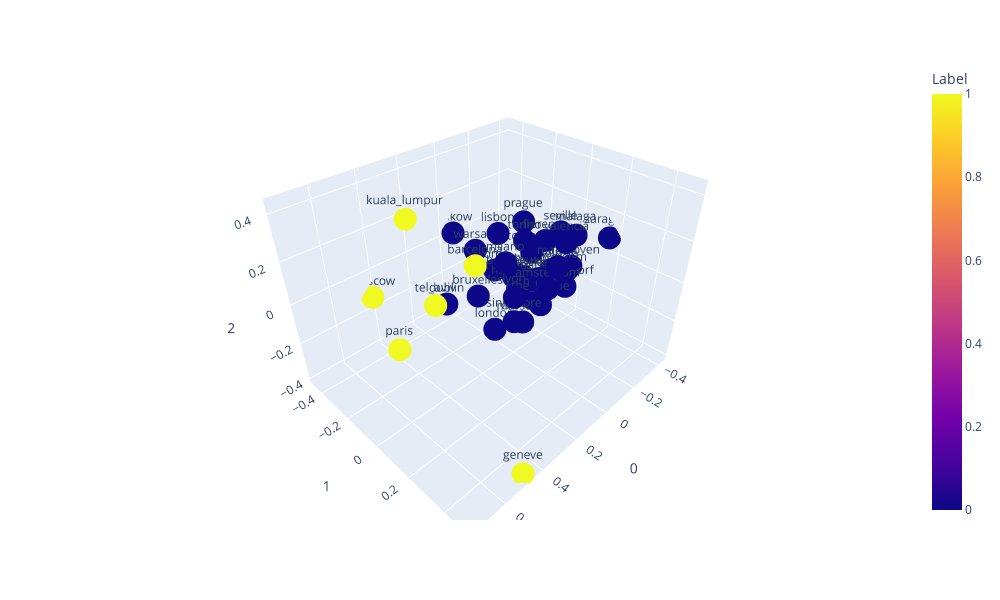
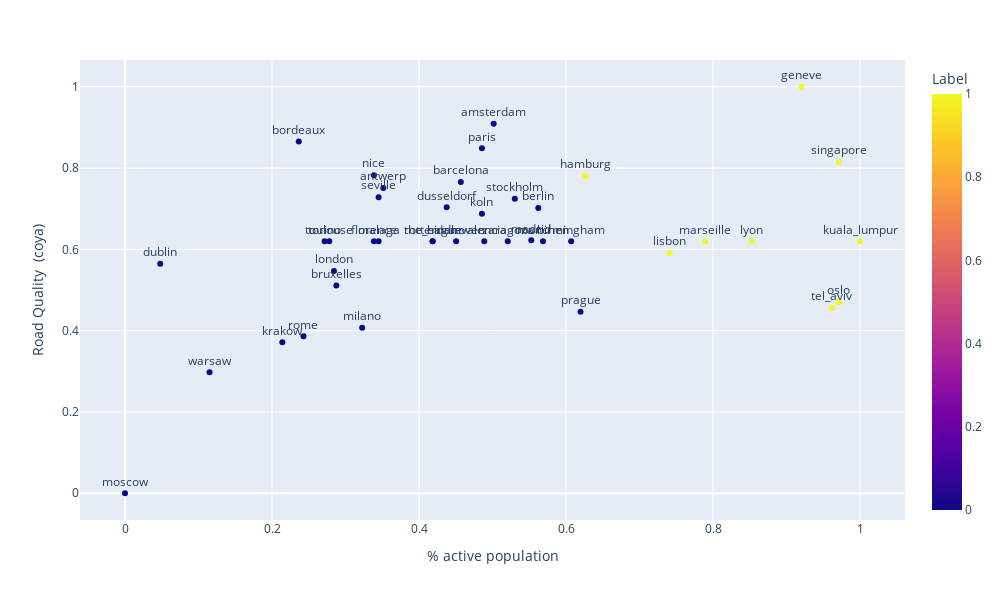
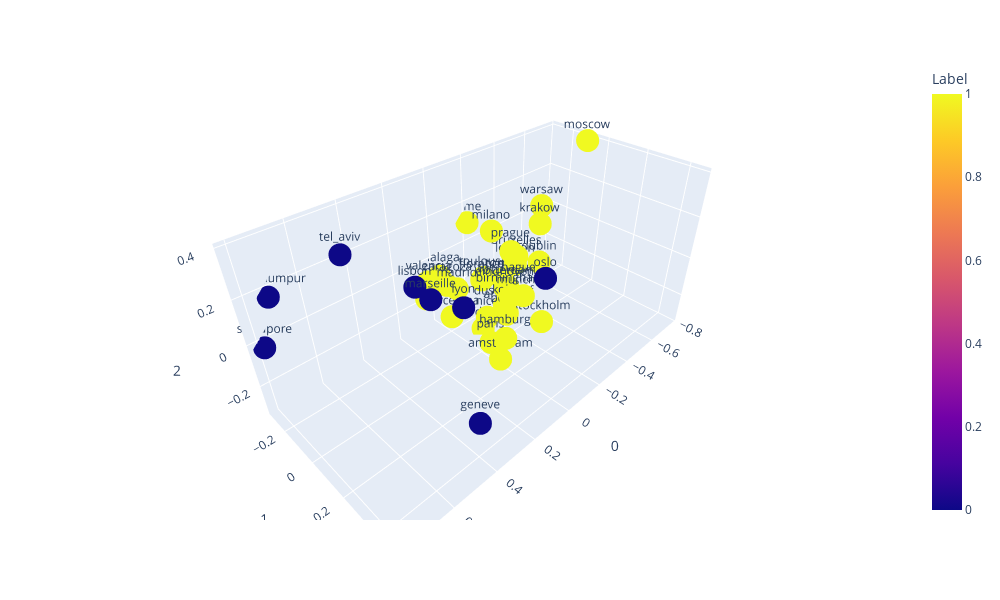

Here is the notebook cell these charts were saved with, in order:
### Markdown cell above
# For k means and Concurrence Paramaters

### Code cell
class SelectMultipleInteract(widgets.HBox):

    def __init__(self):
        self.W1 = widgets.SelectMultiple(
            options=['Automatic', '1', '2'],
            value=['Automatic'],
            #rows=10,
            description='Number of Clusters',
            disabled=False
        )

        self.W2 = widgets.SelectMultiple(
            options=list(df_normal.columns),
            value=['Density (capita/square)','Income per capita per month (net€)','Congestion rate (2019)'],
            rows=16,
            description='Features selected',
            disabled=False
        )

        self.selectors = [self.W1, self.W2]
        super().__init__(children=self.selectors)
        self._set_observes()

    def _set_observes(self):
        for widg in self.selectors:
            widg.observe(self.run_your_clustering, names='value')

    def run_your_clustering(self,widg):
        
        #IPython.display.clear_output() 
        features_selected = self.selectors[1].get_interact_value()
    
        if len(features_selected) >= 3:
            df_select = df_normal[list(features_selected)]
            PCA_df = reduce_dim(df_select,3)
            cluster_df = get_clusters(PCA_df)
            visualize_3D(cluster_df)

        elif len(features_selected) == 2:
            df_select = df_normal[list(features_selected)]
            cluster_df = get_clusters(df_select)
            visualize_2D(cluster_df)

        else:
            print("Choose at least 2 parameters")
        

SelectMultipleInteract()

### Figure 1 — Plotly figure (JSON) as saved in the notebook; plotly's stock layout.template omitted (floating-point values rounded to 4 significant figures)
{"data": [{"hovertemplate": "0=%{x}<br>1=%{y}<br>2=%{z}<br>City=%{text}<br>Label=%{marker.color}<extra></extra>", "legendgroup": "", "marker": {"color": [0, 0, 0, 1, 1, 0, 0, 0, 0, 0, 0, 0, 0, 0, 0, 0, 0, 0, 0, 0, 0, 0, 0, 0, 0, 0, 0, 0, 0, 0, 0, 1, 1, 0, 0, 0, 1, 0, 0, 0, 1], "coloraxis": "coloraxis", "symbol": "circle"}, "mode": "markers+text", "name": "", "scene": "scene", "showlegend": false, "text": ["amsterdam", "rotterdam", "bordeaux", "barcelona", "paris", "berlin", "the_hague", "rome", "eindhoven", "hamburg", "valencia", "milano", "madrid", "torino", "prague", "lisbon", "munchen", "seville", "malaga", "bruxelles", "dusseldorf", "stockholm", "antwerp", "koln", "warsaw", "krakow", "toulouse", "zaragoza", "florence", "birmingham", "dublin", "geneve", "kuala_lumpur", "london", "lyon", "marseille", "moscow", "nice", "oslo", "singapore", "tel_aviv"], "type": "scatter3d", "x": [-0.06312, -0.2211, -0.01318, 0.3904, 0.736, -0.05658, -0.01611, -0.08073, -0.2378, -0.09327, -0.1446, 0.057, -0.1113, -0.03863, -0.2075, -0.05549, -0.03095, -0.1867, -0.3371, 0.1606, -0.182, -0.06467, -0.1228, -0.1866, -0.0326, -0.04701, -0.128, -0.4266, -0.1837, -0.08861, 0.1571, 0.4787, 0.4859, 0.1247, 0.1334, -0.0219, 0.4238, -0.03947, -0.1621, 0.1381, 0.2945], "y": [0.1235, 0.05648, -0.02791, 0.1681, 0.1903, -0.04689, 0.1276, -0.2087, 0.1052, -0.0733, 0.1381, -0.007773, 0.1292, 0.006047, -0.1521, -0.1626, 0.06025, 0.07466, 0.04626, -0.06524, 0.124, 0.0766, -0.06713, 0.03708, -0.2853, -0.4535, -0.02874, 0.1631, -0.003012, 0.05631, -0.2799, 0.4946, -0.06789, -0.002069, 0.1147, 0.02761, -0.463, -0.001972, 0.1419, 0.1212, -0.1857], "z": [-0.0291, -0.05538, -0.01371, 0.3125, 0.1711, -0.03496, -0.08551, -0.09651, -0.002459, -0.1436, 0.1676, 0.09509, 0.06251, 0.165, 0.1284, 0.1255, -0.09001, 0.1754, 0.08742, -0.04848, -0.0746, 0.0007221, -0.08354, -0.02954, -0.002173, 0.01561, 0.05841, 0.08475, 0.1033, -0.04777, -0.2052, -0.3963, 0.4338, -0.212, 0.02265, -0.2376, -0.1242, -0.04091, 0.02805, -0.09311, -0.09117]}], "layout": {"coloraxis": {"colorbar": {"title": {"text": "Label"}}, "colorscale": [[0, "#0d0887"], [0.1111, "#46039f"], [0.2222, "#7201a8"], [0.3333, "#9c179e"], [0.4444, "#bd3786"], [0.5556, "#d8576b"], [0.6667, "#ed7953"], [0.7778, "#fb9f3a"], [0.8889, "#fdca26"], [1, "#f0f921"]]}, "height": 600, "legend": {"tracegroupgap": 0}, "margin": {"t": 60}, "scene": {"domain": {"x": [0, 1], "y": [0, 1]}, "xaxis": {"title": {"text": "0"}}, "yaxis": {"title": {"text": "1"}}, "zaxis": {"title": {"text": "2"}}}, "showlegend": false, "width": 1000}}

### Figure 2 — Plotly figure (JSON) as saved in the notebook; plotly's stock layout.template omitted (floating-point values rounded to 4 significant figures)
{"data": [{"hovertemplate": "% active population=%{x}<br>Road Quality  (coya)=%{y}<br>City=%{text}<br>Label=%{marker.color}<extra></extra>", "legendgroup": "", "marker": {"color": [0, 0, 0, 0, 0, 0, 0, 0, 0, 1, 0, 0, 0, 0, 0, 1, 0, 0, 0, 0, 0, 0, 0, 0, 0, 0, 0, 0, 0, 0, 0, 1, 1, 0, 1, 1, 0, 0, 1, 1, 1], "coloraxis": "coloraxis", "symbol": "circle"}, "mode": "markers+text", "name": "", "orientation": "v", "showlegend": false, "text": ["amsterdam", "rotterdam", "bordeaux", "barcelona", "paris", "berlin", "the_hague", "rome", "eindhoven", "hamburg", "valencia", "milano", "madrid", "torino", "prague", "lisbon", "munchen", "seville", "malaga", "bruxelles", "dusseldorf", "stockholm", "antwerp", "koln", "warsaw", "krakow", "toulouse", "zaragoza", "florence", "birmingham", "dublin", "geneve", "kuala_lumpur", "london", "lyon", "marseille", "moscow", "nice", "oslo", "singapore", "tel_aviv"], "textposition": "top center", "type": "scatter", "x": [0.5016, 0.4185, 0.2364, 0.4569, 0.4856, 0.5623, 0.4185, 0.2428, 0.4505, 0.6262, 0.4888, 0.3227, 0.5527, 0.2716, 0.6198, 0.7412, 0.5687, 0.345, 0.345, 0.2875, 0.4377, 0.5304, 0.3514, 0.4856, 0.115, 0.2141, 0.278, 0.5208, 0.3387, 0.607, 0.04792, 0.9201, 1, 0.2843, 0.853, 0.7891, 0, 0.3387, 0.9712, 0.9712, 0.9617], "xaxis": "x", "y": [0.9092, 0.6197, 0.8653, 0.7656, 0.8484, 0.7018, 0.6197, 0.3861, 0.6197, 0.7799, 0.6197, 0.4068, 0.6222, 0.6197, 0.4463, 0.5907, 0.6197, 0.7282, 0.6197, 0.5111, 0.7033, 0.7242, 0.7508, 0.6876, 0.2974, 0.3713, 0.6197, 0.6197, 0.6197, 0.6197, 0.5645, 1, 0.6197, 0.5464, 0.6197, 0.6197, 0, 0.7825, 0.4699, 0.8158, 0.4566], "yaxis": "y"}], "layout": {"coloraxis": {"colorbar": {"title": {"text": "Label"}}, "colorscale": [[0, "#0d0887"], [0.1111, "#46039f"], [0.2222, "#7201a8"], [0.3333, "#9c179e"], [0.4444, "#bd3786"], [0.5556, "#d8576b"], [0.6667, "#ed7953"], [0.7778, "#fb9f3a"], [0.8889, "#fdca26"], [1, "#f0f921"]]}, "height": 600, "legend": {"tracegroupgap": 0}, "margin": {"t": 60}, "showlegend": false, "width": 1000, "xaxis": {"anchor": "y", "domain": [0, 1], "title": {"text": "% active population"}}, "yaxis": {"anchor": "x", "domain": [0, 1], "title": {"text": "Road Quality  (coya)"}}}}

### Figure 3 — Plotly figure (JSON) as saved in the notebook; plotly's stock layout.template omitted (floating-point values rounded to 4 significant figures)
{"data": [{"hovertemplate": "0=%{x}<br>1=%{y}<br>2=%{z}<br>City=%{text}<br>Label=%{marker.color}<extra></extra>", "legendgroup": "", "marker": {"color": [1, 1, 1, 1, 1, 1, 1, 1, 1, 1, 1, 1, 1, 1, 1, 0, 1, 1, 1, 1, 1, 1, 1, 1, 1, 1, 1, 1, 1, 1, 1, 0, 0, 1, 0, 0, 1, 1, 0, 0, 0], "coloraxis": "coloraxis", "symbol": "circle"}, "mode": "markers+text", "name": "", "scene": "scene", "showlegend": false, "text": ["amsterdam", "rotterdam", "bordeaux", "barcelona", "paris", "berlin", "the_hague", "rome", "eindhoven", "hamburg", "valencia", "milano", "madrid", "torino", "prague", "lisbon", "munchen", "seville", "malaga", "bruxelles", "dusseldorf", "stockholm", "antwerp", "koln", "warsaw", "krakow", "toulouse", "zaragoza", "florence", "birmingham", "dublin", "geneve", "kuala_lumpur", "london", "lyon", "marseille", "moscow", "nice", "oslo", "singapore", "tel_aviv"], "type": "scatter3d", "x": [0.05141, -0.1036, -0.09836, 0.08783, 0.04397, 0.01995, -0.1011, -0.1952, -0.07561, 0.0882, 0.1188, -0.1933, 0.0948, -0.1916, -0.02185, 0.2892, -0.03255, 0.06743, 0.003966, -0.2448, -0.05951, -0.06695, -0.111, -0.03109, -0.484, -0.389, -0.1425, 0.09539, -0.0989, 0.02005, -0.4511, 0.397, 0.7273, -0.2338, 0.2727, 0.295, -0.7574, -0.06478, 0.1708, 0.7881, 0.5159], "y": [0.1637, 0.05089, -0.09387, -0.08761, 0.1008, 0.1649, 0.04681, -0.2901, 0.06131, 0.2252, -0.1946, -0.1346, -0.0385, -0.06477, 0.1405, -0.05041, 0.2006, -0.2822, -0.2598, -0.03114, 0.07603, 0.2701, 0.04445, 0.1021, -0.1048, -0.02946, -0.1353, -0.09849, -0.09958, 0.1813, -0.07379, 0.4045, -0.297, -0.028, 0.1992, 0.04781, -0.08314, -0.03107, 0.4649, -0.2986, -0.1382], "z": [-0.2543, -0.02192, -0.3267, -0.1524, -0.2074, -0.03857, -0.02217, 0.1101, -0.009538, -0.08412, -0.01132, 0.1298, 0.01949, -0.08308, 0.2192, 0.1174, 0.04252, -0.1707, -0.06817, 0.02611, -0.09126, -0.06467, -0.1692, -0.05735, 0.1573, 0.1295, -0.0851, 0.006375, -0.06059, 0.05541, -0.1143, -0.1702, 0.1701, -0.007801, 0.1469, 0.114, 0.3937, -0.2081, 0.3464, -0.02331, 0.3179]}], "layout": {"coloraxis": {"colorbar": {"title": {"text": "Label"}}, "colorscale": [[0, "#0d0887"], [0.1111, "#46039f"], [0.2222, "#7201a8"], [0.3333, "#9c179e"], [0.4444, "#bd3786"], [0.5556, "#d8576b"], [0.6667, "#ed7953"], [0.7778, "#fb9f3a"], [0.8889, "#fdca26"], [1, "#f0f921"]]}, "height": 600, "legend": {"tracegroupgap": 0}, "margin": {"t": 60}, "scene": {"domain": {"x": [0, 1], "y": [0, 1]}, "xaxis": {"title": {"text": "0"}}, "yaxis": {"title": {"text": "1"}}, "zaxis": {"title": {"text": "2"}}}, "showlegend": false, "width": 1000}}
